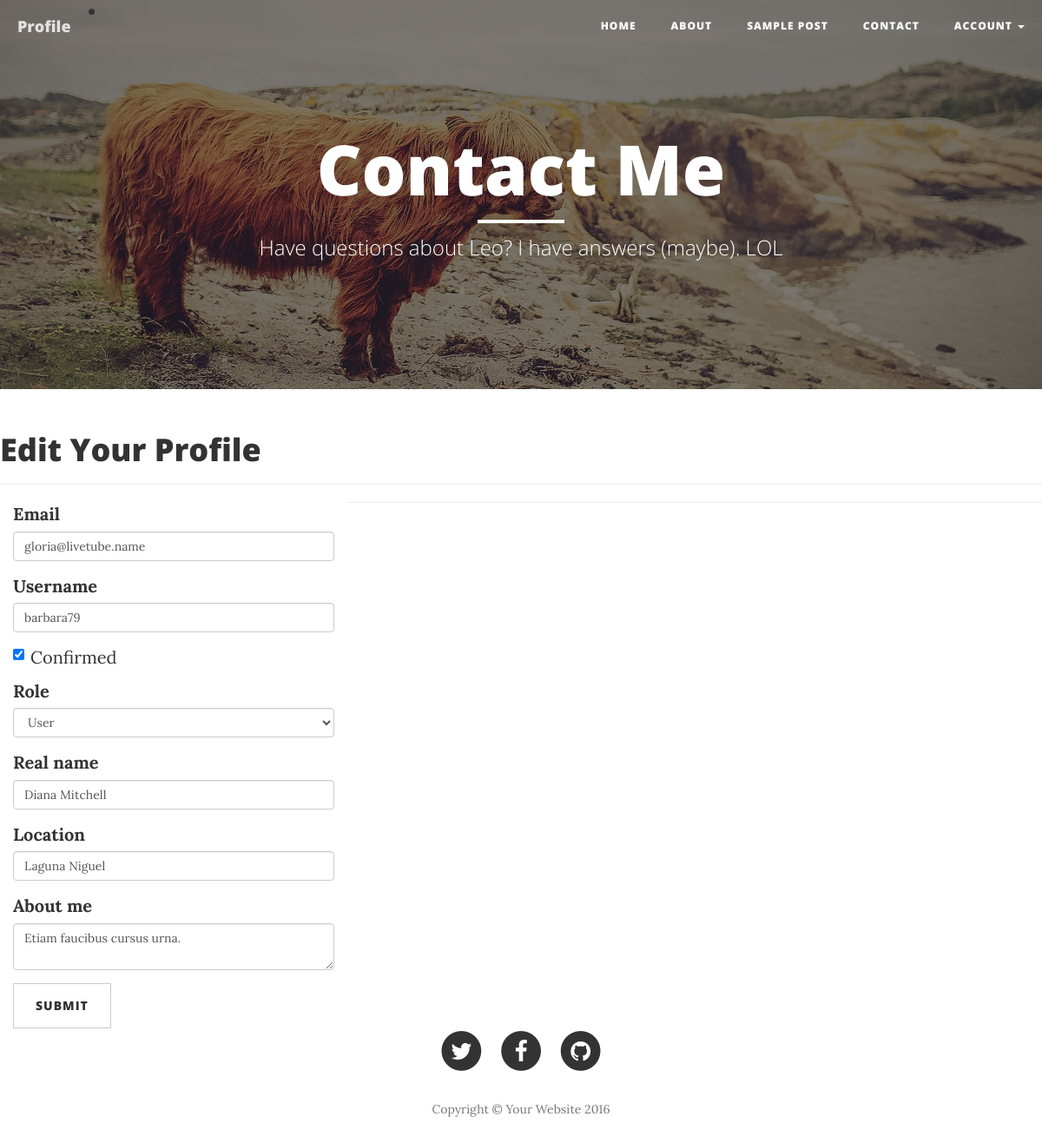
/edit-profile/3 (signed in), run on the app's committed database.
### app/models.py (models this page shows, shortened)
class User(db.Model, UserMixin):
    __tablename__ = 'users'
    id = db.Column(db.Integer, primary_key=True)
    email = db.Column(db.String(64), unique=True, index=True)
    username = db.Column(db.String(64), unique=True, index=True)
    role_id = db.Column(db.Integer, db.ForeignKey('roles.id'))
    password_hash = db.Column(db.String(128))
    confirmed = db.Column(db.Boolean, default=False)
    name = db.Column(db.String(64))
    location = db.Column(db.String(64))
    about_me = db.Column(db.Text())
    member_since = db.Column(db.DateTime(), default=datetime.utcnow)
    last_seen = db.Column(db.DateTime(), default=datetime.utcnow)
    avatar_hash = db.Column(db.String(32))
    posts = db.relationship('Post', backref='author', lazy='dynamic')
    @property
    def password(self):
        raise AttributeError('password is not a readable attribute')
    def can(self, permissions):
        return self.role is not None and \
               (self.role.permissions & permissions) == permissions
    def ping(self):
        self.last_seen = datetime.utcnow()
        db.session.add(self)

### app/main/views.py (the view, shortened to what this page needs)
@main.route('/edit-profile/<int:id>', methods=['GET', 'POST'])
@login_required
@admin_required
def edit_profile_admin(id):
    user = User.query.get_or_404(id)
    form = EditProfileAdminForm(user=user)
    form.email.data = user.email
    form.username.data = user.username
    form.confirmed.data = user.confirmed
    form.role.data = user.role_id
    form.name.data = user.name
    form.location.data = user.location
    form.about_me.data = user.about_me
    return render_template('edit_profile.html', form=form, user=user)

### app/main/forms.py (shortened to what this page needs)
class EditProfileAdminForm(FlaskForm):
    email = StringField('Email', validators=[DataRequired(), Length(1, 64), Email()])
    username = StringField('Username', validators=[
        DataRequired(), Length(1, 64),
        Regexp('^[A-Za-z][A-Za-z0-9._]*$', 0,'usernames must have only letters, numbers, dots or underscores')])
    confirmed = BooleanField('Confirmed')
    role = SelectField('Role', coerce=int)
    name = StringField('Real name', validators=[Length(0, 64)])
    location = StringField('Location', validators=[Length(0, 128)])
    about_me = TextAreaField('About me')
    submit = SubmitField('Submit')
    def __init__(self, user, *args, **kwargs):
        super(EditProfileAdminForm, self).__init__(*args, **kwargs)
        self.role.choices = [(role.id, role.name) for role in Role.query.order_by(Role.name).all()]
        self.user = user

### app/auth/views.py (called while the page is built)
@auth.before_app_request
def before_request():
    if current_user.is_authenticated:
            current_user.ping()
            if not current_user.confirmed \
                    and request.endpoint \
                    and request.endpoint[:5] != 'auth.' \
                    and request.endpoint != 'static':
                return redirect(url_for('auth.unconfirmed'))

### app/main/__init__.py (called while the page is built)
@main.app_context_processor
def inject_permissions():
    return dict(Permission=Permission)

### app/models.py (called while the page is built)
@login_manager.user_loader
def load_user(user_id):
    return User.query.get(int(user_id))

### app/templates/edit_profile.html (shortened to what this page needs)
{% extends "base.html" %}
{% import "bootstrap/wtf.html" as wtf %}
{% block page_header %}
    <header class="intro-header" style="background-image: url('{{ url_for('static', filename='img/contact-bg.jpg') }}')">
        <div class="container">
            <div class="row">
                <div class="col-lg-8 col-lg-offset-2 col-md-10 col-md-offset-1">
                    <div class="page-heading">
                        <h1>Contact Me</h1>
                        <hr class="small">
                        <span class="subheading">Have questions about Leo? I have answers (maybe). LOL</span>
                    </div>
                </div>
            </div>
        </div>
    </header>
{% endblock page_header %}
{% block main_content %}
    <div class="page-header">
        <h1>Edit Your Profile</h1>
    </div>
    <div class="col-md-4">
        {{ wtf.quick_form(form) }}
    </div>
{% endblock main_content %}

### data on the page
User: email "gloria@livetube.name", username "barbara79", confirmed "☑", role "User", name "Diana Mitchell", location "Laguna Niguel", about_me "Etiam faucibus cursus urna."
